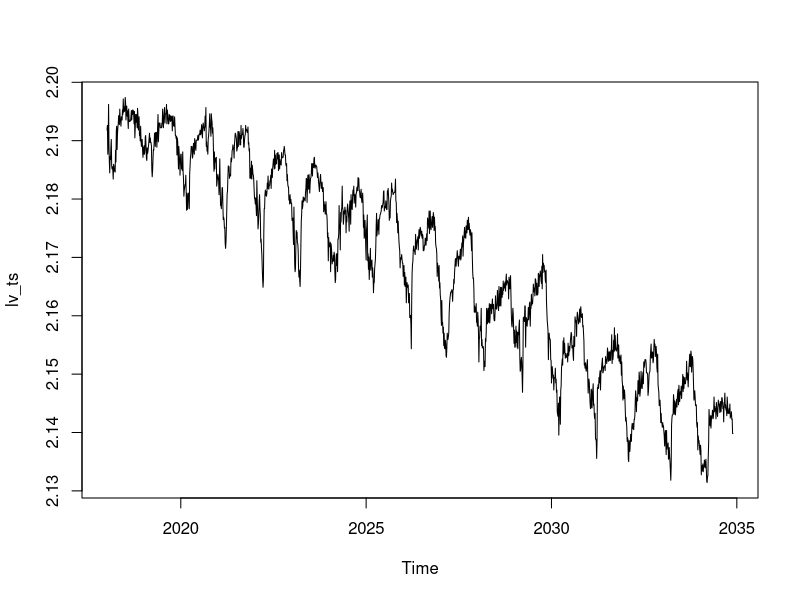
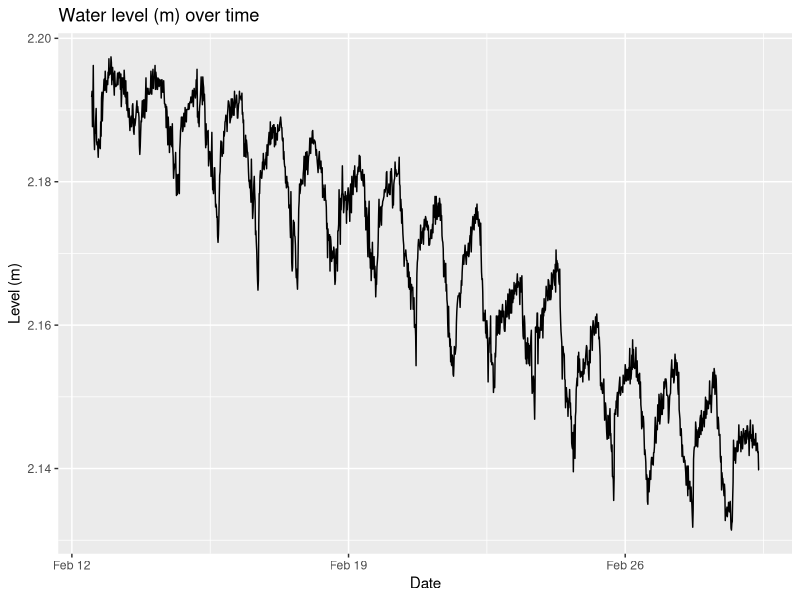
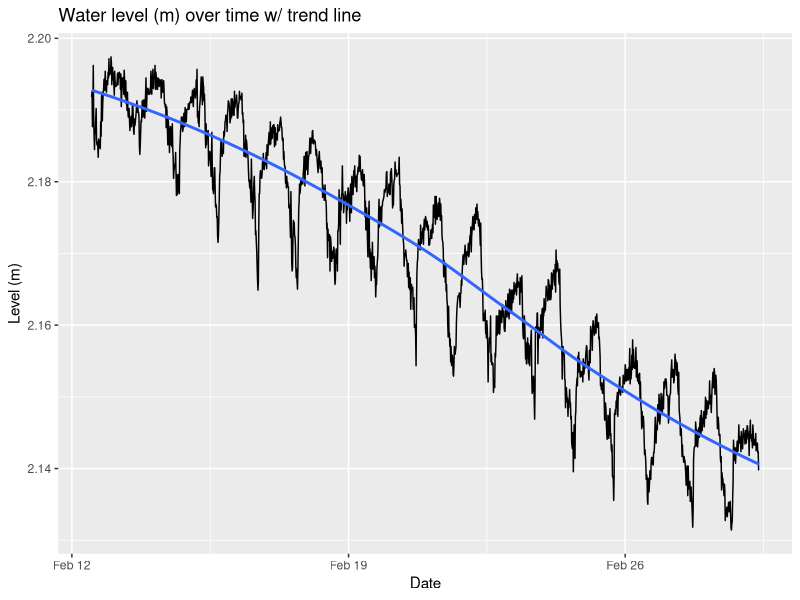
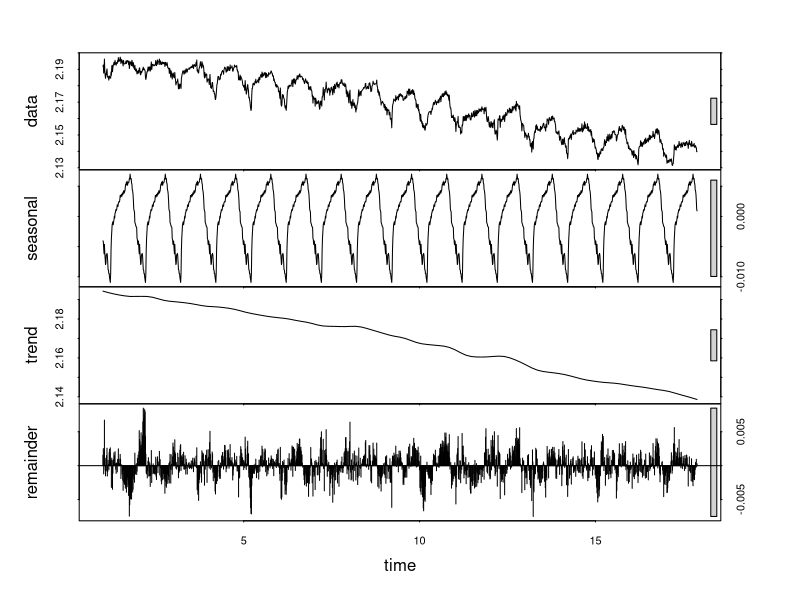
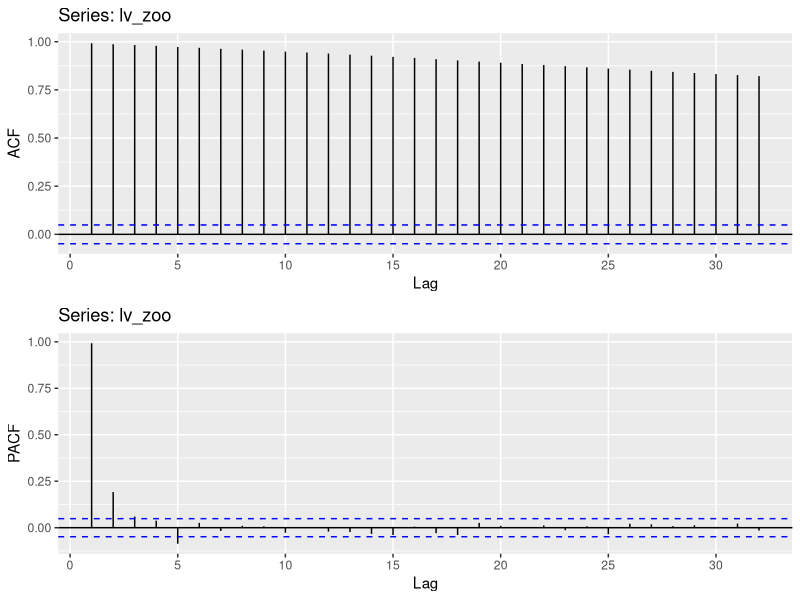
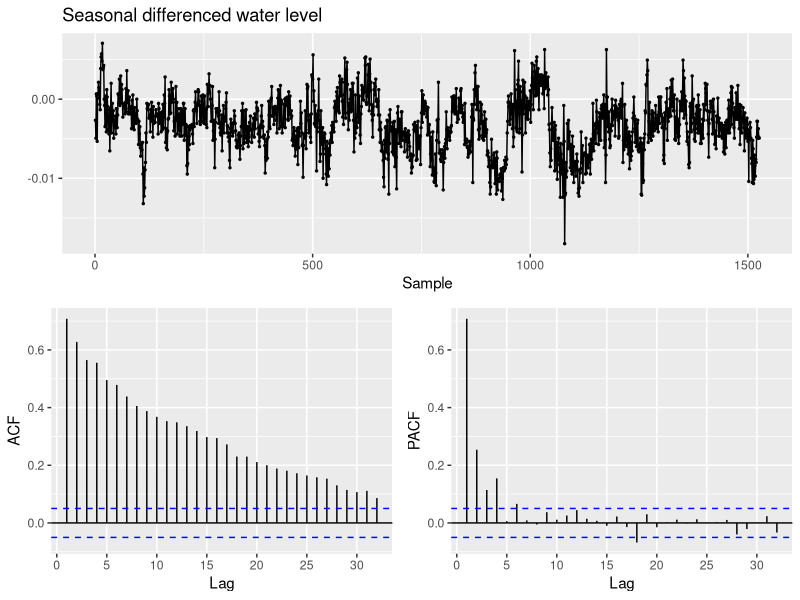
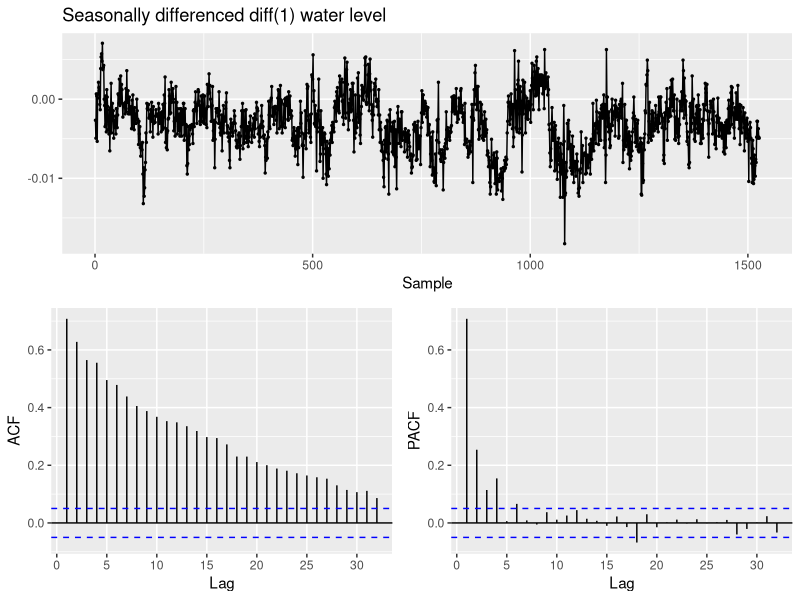
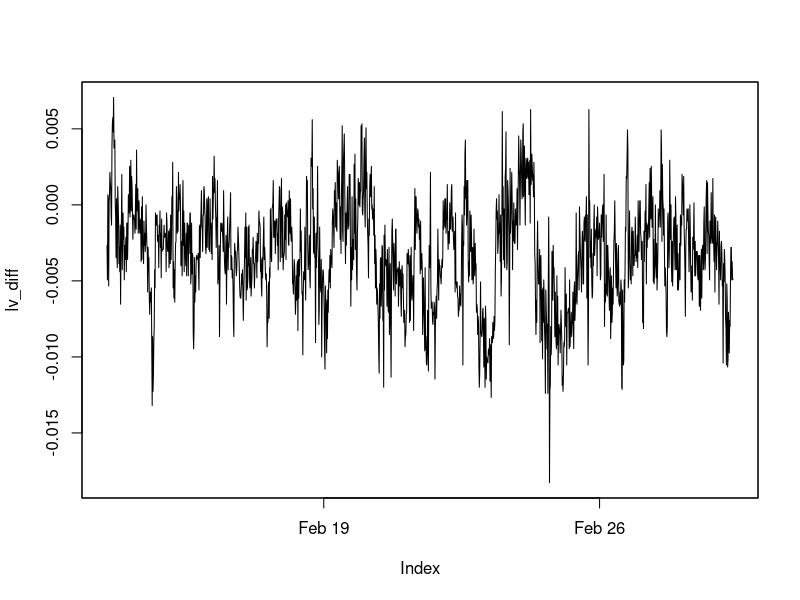

Here is the R script that generated these plots, in order: (Note: this script raises an error after producing the figures.)
## ---- chunk 1
knitr::opts_chunk$set(echo = TRUE)
## ---- chunk 2
library(tidyverse)
library(gridExtra)
library(here)
library(zoo)
library(tseries)
library(forecast)
## ---- chunk 3
here()
lv <- read_csv('180301 Level Data copy.csv')

lv$date_time <- as.POSIXct(lv$date_time, format = '%m/%d/%y %H:%M')
## ---- chunk 4
lv_zoo <- zoo(lv$level_m, order.by = lv$date_time)

str(lv_zoo)
## ---- chunk 5
lv_ts <- ts(lv$level_m, start=c(2018, 02, 12), frequency=96)


head(lv_ts)

plot(lv_ts)

## ---- chunk 6
lv_df <- lv[c(2,5)]

cat('Absolute difference in water level over the period of', as.character(start(lv_zoo)), 'and', as.character(end(lv_zoo)), 'in meters:', max(lv_df$level_m) - min(lv_df$level_m))
## ---- chunk 7
ggplot(lv_df, aes(date_time, level_m)) +
    geom_line() +
    xlab('Date') +
    ylab('Level (m)') + 
    ggtitle('Water level (m) over time')
## ---- chunk 8
ggplot(lv_df, aes(date_time, level_m)) +
    geom_line() +
    geom_smooth(method = 'loess', se = FALSE) +
    xlab('Date') +
    ylab('Level (m)') + 
    ggtitle('Water level (m) over time w/ trend line')
## ---- chunk 9
ts <- ts(lv_df$level_m, frequency = 96)

decomp_ts <- stl(ts, s.window='period')
plot(decomp_ts)
## ---- chunk 10
grid.arrange(ggAcf(lv_zoo), ggPacf(lv_zoo), nrow=2)
## ---- chunk 11
lv_zoo %>%
    diff(lag=96) %>%
    ggtsdisplay(xlab='Sample',
                main='Seasonal differenced water level')
## ---- chunk 12
lv_diff <- lv_zoo %>%
    diff(lag=96)

ggtsdisplay(lv_diff, xlab='Sample',
                main='Seasonally differenced diff(1) water level')
## ---- chunk 13
plot(lv_diff, type='l')
ggAcf(lv_diff, lag.max = 200)
ggPacf(lv_diff)
## ---- chunk 14
model_diff <- auto.arima(lv_diff, approximation=FALSE, trace=FALSE)
summary(model_diff)
## ---- chunk 15
checkresiduals(model_diff)

forecast(model_diff, h=50)
## ---- chunk 16
lv_zoo %>%
    Arima(order=c(2,1,3), seasonal=c(0,1,0)) %>%
    forecast(h=500) %>%
    autoplot()
## ---- chunk 17
what <- lv_ts %>%
    Arima(order=c(2,1,3), seasonal=c(0,1,2))
## ---- chunk 18
auto.arima(lv_ts, approximation=FALSE, trace=FALSE)
    
## ---- chunk 19
Box.test(lv_diff, lag=10, type='Ljung-Box')
